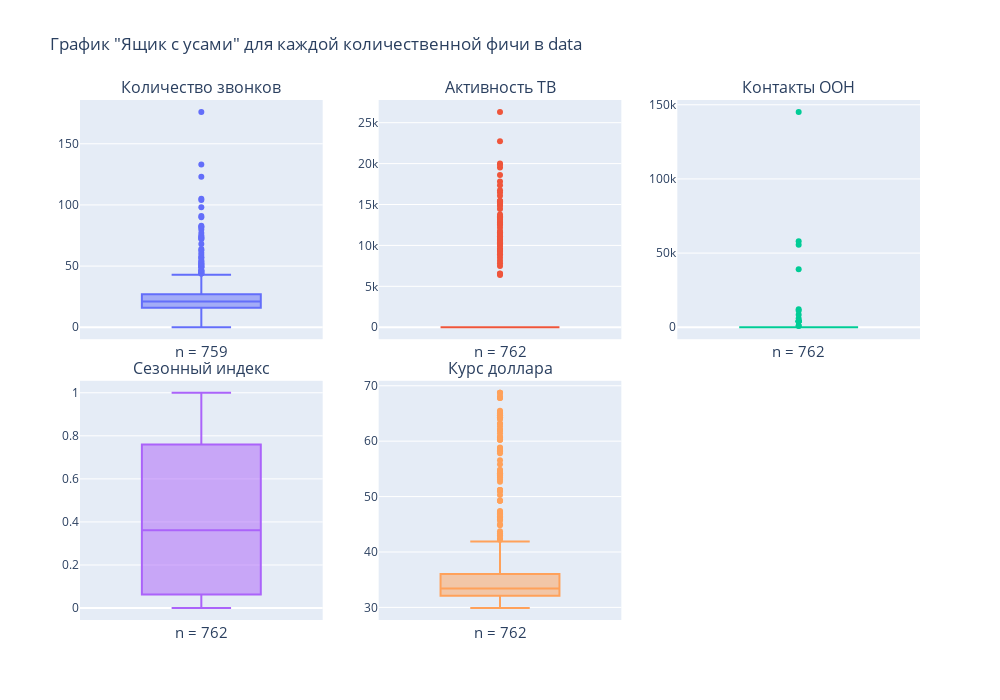

The code cell stored with this chart in its notebook:
### Markdown cell above
_____
### <a id='toc1_4_1_'></a>[Обработка аномальных значений и выбросов](#toc0_)

### Code cell
plot_boxplots(data, 'data', rows=2, height=700)

### Figure 1 — Plotly figure (JSON) as saved in the notebook; plotly's stock layout.template omitted (floating-point values rounded to 4 significant figures; data arrays with more than 128 entries replaced by an {"elided": "..."} marker saying what was removed)
{"data": [{"name": "", "type": "box", "xaxis": "x", "y": {"elided": "762 int values"}, "yaxis": "y"}, {"name": "", "type": "box", "xaxis": "x2", "y": {"elided": "762 int values"}, "yaxis": "y2"}, {"name": "", "type": "box", "xaxis": "x3", "y": {"elided": "762 float values"}, "yaxis": "y3"}, {"name": "", "type": "box", "xaxis": "x4", "y": {"elided": "762 float values"}, "yaxis": "y4"}, {"name": "", "type": "box", "xaxis": "x5", "y": {"elided": "762 float values"}, "yaxis": "y5"}], "layout": {"annotations": [{"font": {"size": 16}, "showarrow": false, "text": "Количество звонков", "x": 0.1444, "xanchor": "center", "xref": "paper", "y": 1, "yanchor": "bottom", "yref": "paper"}, {"font": {"size": 16}, "showarrow": false, "text": "Активность ТВ", "x": 0.5, "xanchor": "center", "xref": "paper", "y": 1, "yanchor": "bottom", "yref": "paper"}, {"font": {"size": 16}, "showarrow": false, "text": "Контакты OOH", "x": 0.8556, "xanchor": "center", "xref": "paper", "y": 1, "yanchor": "bottom", "yref": "paper"}, {"font": {"size": 16}, "showarrow": false, "text": "Сезонный индекс", "x": 0.1444, "xanchor": "center", "xref": "paper", "y": 0.46, "yanchor": "bottom", "yref": "paper"}, {"font": {"size": 16}, "showarrow": false, "text": "Курс доллара", "x": 0.5, "xanchor": "center", "xref": "paper", "y": 0.46, "yanchor": "bottom", "yref": "paper"}, {"font": {"size": 15}, "showarrow": false, "text": "n = 759", "xref": "x domain", "y": -0.1, "yref": "y domain"}, {"font": {"size": 15}, "showarrow": false, "text": "n = 762", "xref": "x2 domain", "y": -0.1, "yref": "y2 domain"}, {"font": {"size": 15}, "showarrow": false, "text": "n = 762", "xref": "x3 domain", "y": -0.1, "yref": "y3 domain"}, {"font": {"size": 15}, "showarrow": false, "text": "n = 762", "xref": "x4 domain", "y": -0.1, "yref": "y4 domain"}, {"font": {"size": 15}, "showarrow": false, "text": "n = 762", "xref": "x5 domain", "y": -0.1, "yref": "y5 domain"}], "height": 700, "showlegend": false, "title": {"text": "График \"Ящик с усами\" для каждой количественной фичи в data"}, "width": 1000, "xaxis": {"anchor": "y", "domain": [0, 0.2889]}, "xaxis2": {"anchor": "y2", "domain": [0.3556, 0.6444]}, "xaxis3": {"anchor": "y3", "domain": [0.7111, 1]}, "xaxis4": {"anchor": "y4", "domain": [0, 0.2889]}, "xaxis5": {"anchor": "y5", "domain": [0.3556, 0.6444]}, "xaxis6": {"anchor": "y6", "domain": [0.7111, 1]}, "yaxis": {"anchor": "x", "domain": [0.54, 1]}, "yaxis2": {"anchor": "x2", "domain": [0.54, 1]}, "yaxis3": {"anchor": "x3", "domain": [0.54, 1]}, "yaxis4": {"anchor": "x4", "domain": [0, 0.46]}, "yaxis5": {"anchor": "x5", "domain": [0, 0.46]}, "yaxis6": {"anchor": "x6", "domain": [0, 0.46]}}}
